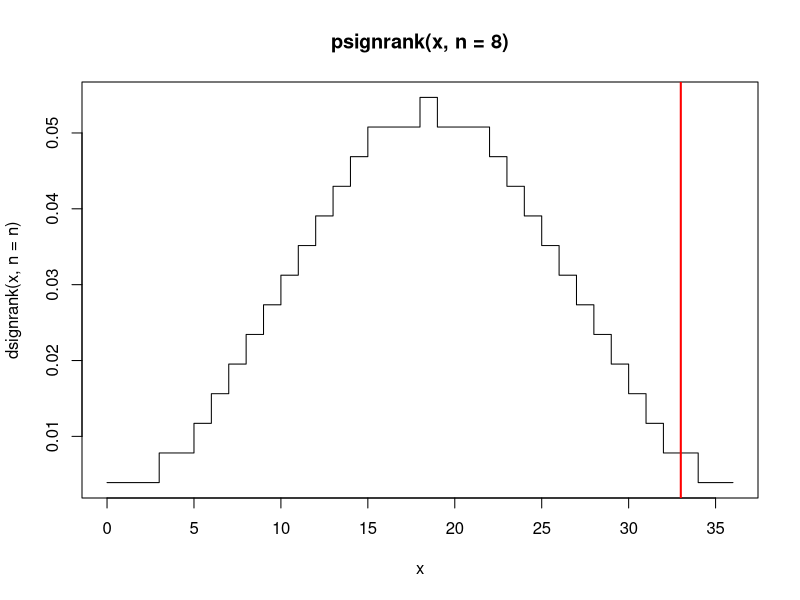
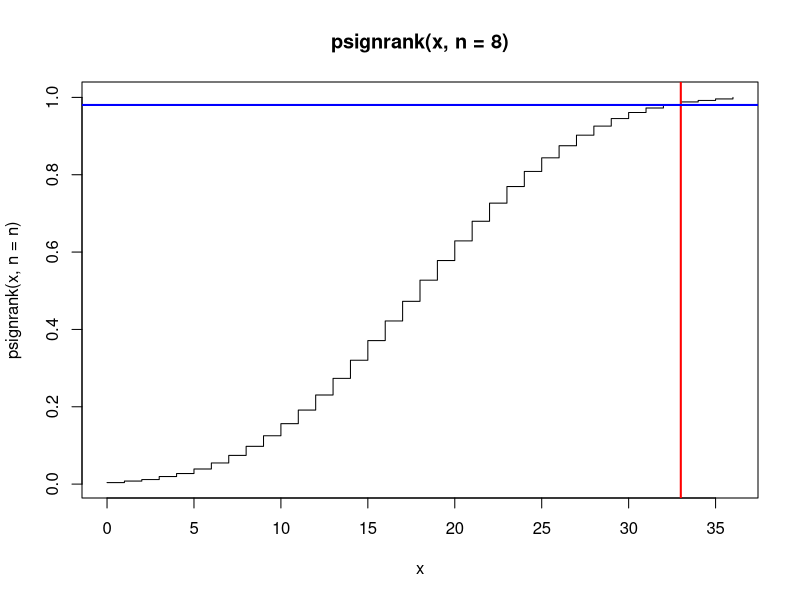
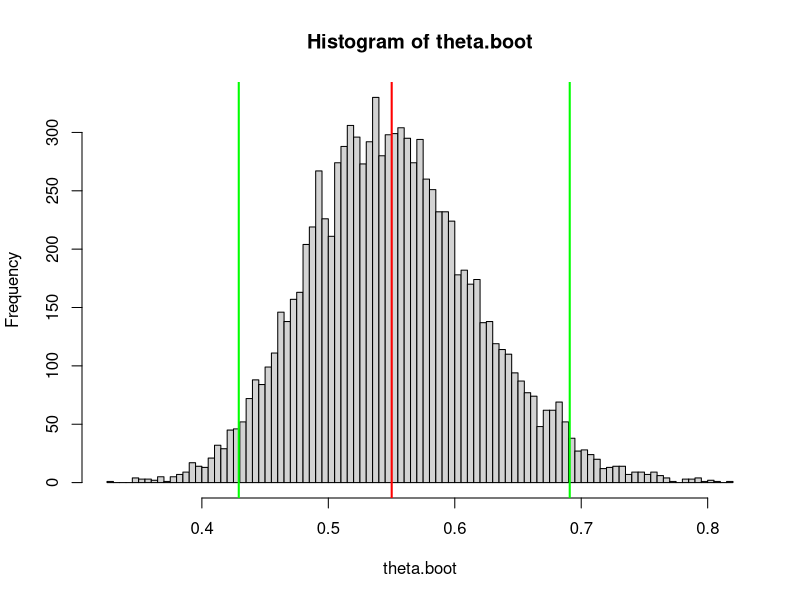

These charts were generated, in order, by the following R code:
## ---- chunk 1
knitr::opts_chunk$set(echo = TRUE)
## ---- chunk 2
school = c(82,69,73,43,58,56,76,65)
home = c(63,42,74,37,51,43,80,62)
## ---- chunk 3
response = school - home
response
## ---- chunk 4
wplus = sum((response>0)*rank(response))
wplus
## ---- chunk 5
n = length(response)
w = sum(sign(response)*rank(response))
wplus = 0.5*w + n*(n+1)/4
wplus
## ---- chunk 6
x = seq(0,n*(n+1)/2,1)
plot(x,dsignrank(x, n = n),type = "s",main = paste0("psignrank(x, n = ", n, ")"))
abline(v=wplus,col = "red",lwd = 2)
## ---- chunk 7
plot(x,psignrank(x, n = n),type = "s",main = paste0("psignrank(x, n = ", n, ")"))
abline(v=wplus,col = "red",lwd = 2)
abline(h=psignrank(wplus-1, n = n),col = "blue",lwd = 2)
## ---- chunk 8
pvalue = 1-psignrank(wplus-1, n = n)
pvalue
## ---- chunk 9
wilcox.test(response,alternative="greater",conf.int=TRUE)
## ---- chunk 10
labels = c("nattacks","nsubjects")
aspirin = c(104,11037)
placebo = c(189,11034)
data = data.frame(aspirin,placebo)
rownames(data) = labels
data
## ---- chunk 11
rate = function(v) v[1]/v[2]
theta.hat = rate(data$aspirin)/rate(data$placebo)
theta.hat
## ---- chunk 12
population.one = c( rep(1,data["nattacks","aspirin"]), rep(0,data["nsubjects","aspirin"]-data["nattacks","aspirin"]) )
population.two = c( rep(1,data["nattacks","placebo"]), rep(0,data["nsubjects","placebo"]-data["nattacks","placebo"]) )

draw.bootstrap.sample = function() {
  boot.pop.one = sample(population.one,replace = TRUE)
  boot.pop.two = sample(population.two,replace = TRUE)
  rate.one = sum(boot.pop.one)/length(boot.pop.one)
  rate.two = sum(boot.pop.two)/length(boot.pop.two)
  return(rate.one/rate.two)
}

nrep = 10000
theta.boot = replicate(nrep,draw.bootstrap.sample())
hist(theta.boot,breaks=100)

# sampel estimate
abline(v=theta.hat,col = "red",lwd = 2)

# bootstrap confidence interval
confidence.lower = sort(theta.boot)[nrep*.025]
confidence.upper = sort(theta.boot)[nrep*.975]
abline(v=c(confidence.lower,confidence.upper),col = "green",lwd = 2)
